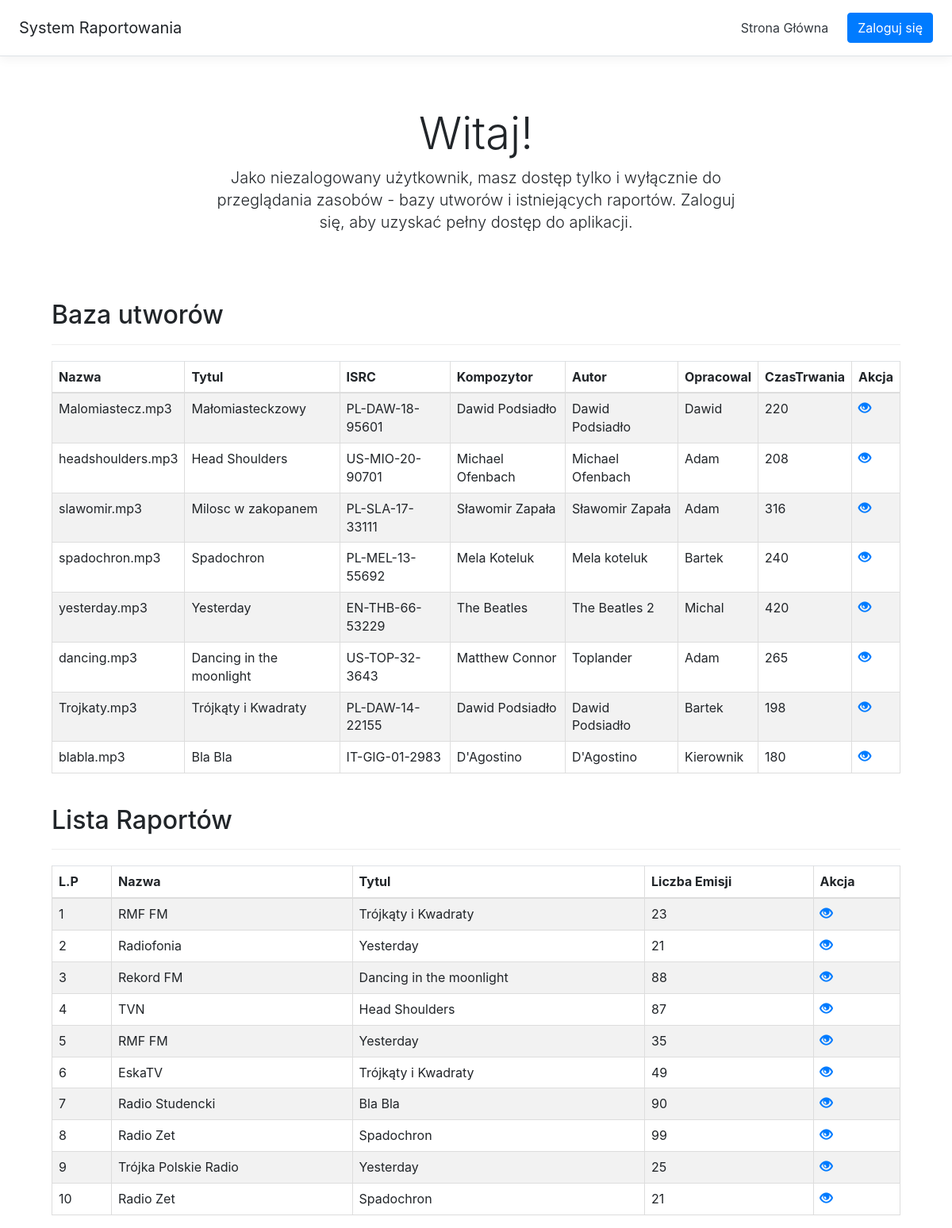
Screenshot of /noLogin.php with the database file from the repository.
### tables this page shows
CREATE TABLE `utwory` (
  `id` int(11) NOT NULL,
  `nazwa` varchar(50) DEFAULT NULL,
  `tytul` varchar(50) DEFAULT NULL,
  `kodISRC` varchar(50) DEFAULT NULL,
  `kompozytor` varchar(50) DEFAULT NULL,
  `autor` varchar(50) DEFAULT NULL,
  `autorOpracowania` varchar(50) DEFAULT NULL,
  `czasTrwania` int(50) DEFAULT NULL
);

CREATE TABLE `raporty` (
  `id_raport` int(11) NOT NULL,
  `nazwa_raport` text NOT NULL,
  `data` date NOT NULL,
  `liczbaEmisji` int(11) NOT NULL,
  `id` int(11) DEFAULT NULL
);

### noLogin.php (the view, shortened to what this page needs)
<!DOCTYPE html>
<html lang="pl">
<head>
    <link rel="stylesheet" href="https://maxcdn.bootstrapcdn.com/bootstrap/3.3.7/css/bootstrap.css">
    <link href="dist/css/bootstrap.min.css" rel="stylesheet">
    <link href="includes/welcome.css" rel="stylesheet">
</head>
<body>
	<div class="d-flex flex-column flex-md-row align-items-center p-3 px-md-4 mb-3 bg-white border-bottom box-shadow">
      <h5 class="my-0 mr-md-auto font-weight-normal">System Raportowania</h5>
      <nav class="my-2 my-md-0 mr-md-3">
        <a class="p-2 text-dark" href="welcome.php">Strona Główna</a>
      </nav>
      <a class="btn btn-primary" href="index.php">Zaloguj się</a>
    </div>
	<div class="pricing-header px-3 py-3 pt-md-5 pb-md-4 mx-auto text-center">
      <h1 class="display-4"> Witaj! </h1>
      <p class="lead">Jako niezalogowany użytkownik, masz dostęp tylko i wyłącznie do przeglądania zasobów - bazy utworów i istniejących raportów. Zaloguj się, aby uzyskać pełny dostęp do aplikacji. </p>
    </div>
    <div class="wrapper">
        <div class="container-fluid">
            <div class="row">
                <div class="col-md-12">
                    <div class="page-header clearfix">
                        <h2 class="pull-left">Baza utworów</h2>
                    </div>
                    <?php
                    require_once "connect.php";
					$link = mysqli_connect($host, $db_user, $db_password, $db_name);
                    $sql = "SELECT * FROM utwory";
                    if($result = mysqli_query($link, $sql)){
                        if(mysqli_num_rows($result) > 0){
                            echo "<table class='table table-bordered table-striped'>";
                                echo "<thead>";
                                    echo "<tr>";
                                        echo "<th>Nazwa</th>";
                                        echo "<th>Tytul</th>";
                                        echo "<th>ISRC</th>";
                                        echo "<th>Kompozytor</th>";
                                        echo "<th>Autor</th>";
                                        echo "<th>Opracowal</th>";
                                        echo "<th>CzasTrwania</th>";
                                        echo "<th>Akcja</th>";
                                    echo "</tr>";
                                echo "</thead>";
                                echo "<tbody>";
                                while($row = mysqli_fetch_array($result)){
                                    echo "<tr>";
                                        echo "<td>" . $row['nazwa'] . "</td>";
                                        echo "<td>" . $row['tytul'] . "</td>";
                                        echo "<td>" . $row['kodISRC'] . "</td>";
                                        echo "<td>" . $row['kompozytor'] . "</td>";
                                        echo "<td>" . $row['autor'] . "</td>";
                                        echo "<td>" . $row['autorOpracowania'] . "</td>";
                                        echo "<td>" . $row['czasTrwania'] . "</td>";
                                        echo "<td>";
                                            echo "<a href='readNoLogin.php?id=". $row['id'] ."' title='Wyświetl' data-toggle='tooltip'><span class='glyphicon glyphicon-eye-open'></span></a>";
                                        echo "</td>";
                                    echo "</tr>";
                                }
                                echo "</tbody>";
                            echo "</table>";
                        } else{
                            echo "<p class='lead'><em>Nie znaleziono rekordów w bazie.</em></p>";
                        }
                    } else{
                        echo "ERROR: zapytanie sql sie nei wykonalo!. " . mysqli_error($link);
                    }
					?>
					<div class="page-header clearfix">
                        <h2 class="pull-left">Lista Raportów</h2>
                    </div>
                    <?php
                    $sql1 = "SELECT * FROM (raporty LEFT JOIN utwory USING(id))";
                    if($result1 = mysqli_query($link, $sql1)){
                        if(mysqli_num_rows($result1) > 0){
                            echo "<table class='table table-bordered table-striped'>";
                                echo "<thead>";
                                    echo "<tr>";
                                        echo "<th>L.P</th>";
                                        echo "<th>Nazwa</th>";
                                        echo "<th>Tytul</th>";
                                        echo "<th>Liczba Emisji</th>";
										echo "<th>Akcja</th>";
                                    echo "</tr>";
                                echo "</thead>";
                                echo "<tbody>";
                                while($row1 = mysqli_fetch_array($result1)){
                                    echo "<tr>";
                                        echo "<td>" . $row1['id_raport'] . "</td>";
                                        echo "<td>" . $row1['nazwa_raport'] . "</td>";
                                        echo "<td>" . $row1['tytul'] . "</td>";
                                        echo "<td>" . $row1['liczbaEmisji'] . "</td>";
                                        echo "<td>";
                                              echo "<a href='readNoLoginRaport.php?id=". $row1['id_raport'] ."' title='Wyświetl' data-toggle='tooltip'><span class='glyphicon glyphicon-eye-open'></span></a>";
                                        echo "</td>";
                                    echo "</tr>";
                                }
                                echo "</tbody>";
                            echo "</table>";
                        } else{
                            echo "<p class='lead'><em>Nie znaleziono rekordów w bazie.</em></p>";
                        }
                    } else{
                        echo "ERROR: zapytanie sql sie nei wykonalo!. " . mysqli_error($link);
                    }
                    ?>
                </div>
            </div>
        </div>
    </div>
</body>
</html>

### includes/welcome.css (style rules this page uses)
html { font-size: 14px; }
@media (min-width: 768px) { html { font-size: 16px; } }
.pricing-header { max-width: 700px; }
.border-bottom { border-bottom: 1px solid #e5e5e5; }
.box-shadow { box-shadow: 0 .25rem .75rem rgba(0, 0, 0, .05); }

### noLogin.php (style rules this page uses)
.wrapper { width: 1100px; margin: 0 auto; }
.page-header h2 { margin-top: 0; }
table tr td:last-child a { margin-right: 15px; }

### rows the page displays
utwory: nazwa "Malomiastecz.mp3", tytul "Małomiasteckzowy", kodISRC "PL-DAW-18-95601", kompozytor "Dawid Podsiadło", autor "Dawid Podsiadło", autorOpracowania "Dawid", czasTrwania "220"
utwory: nazwa "headshoulders.mp3", tytul "Head Shoulders", kodISRC "US-MIO-20-90701", kompozytor "Michael Ofenbach", autor "Michael Ofenbach", autorOpracowania "Adam", czasTrwania "208"
utwory: nazwa "slawomir.mp3", tytul "Milosc w zakopanem", kodISRC "PL-SLA-17-33111", kompozytor "Sławomir Zapała", autor "Sławomir Zapała", autorOpracowania "Adam", czasTrwania "316"
utwory: nazwa "spadochron.mp3", tytul "Spadochron", kodISRC "PL-MEL-13-55692", kompozytor "Mela Koteluk", autor "Mela koteluk", autorOpracowania "Bartek", czasTrwania "240"
utwory: nazwa "yesterday.mp3", tytul "Yesterday", kodISRC "EN-THB-66-53229", kompozytor "The Beatles", autor "The Beatles 2", autorOpracowania "Michal", czasTrwania "420"
utwory: nazwa "dancing.mp3", tytul "Dancing in the moonlight", kodISRC "US-TOP-32-3643", kompozytor "Matthew Connor", autor "Toplander", autorOpracowania "Adam", czasTrwania "265"
utwory: nazwa "Trojkaty.mp3", tytul "Trójkąty i Kwadraty", kodISRC "PL-DAW-14-22155", kompozytor "Dawid Podsiadło", autor "Dawid Podsiadło", autorOpracowania "Bartek", czasTrwania "198"
utwory: nazwa "blabla.mp3", tytul "Bla Bla", kodISRC "IT-GIG-01-2983", kompozytor "D'Agostino", autor "D'Agostino", autorOpracowania "Kierownik", czasTrwania "180"
raporty: id_raport "1", nazwa_raport "RMF FM", id.tytul "Trójkąty i Kwadraty", liczbaEmisji "23"
raporty: id_raport "2", nazwa_raport "Radiofonia", id.tytul "Yesterday", liczbaEmisji "21"
raporty: id_raport "3", nazwa_raport "Rekord FM", id.tytul "Dancing in the moonlight", liczbaEmisji "88"
raporty: id_raport "4", nazwa_raport "TVN", id.tytul "Head Shoulders", liczbaEmisji "87"
raporty: id_raport "5", nazwa_raport "RMF FM", id.tytul "Yesterday", liczbaEmisji "35"
raporty: id_raport "6", nazwa_raport "EskaTV", id.tytul "Trójkąty i Kwadraty", liczbaEmisji "49"
raporty: id_raport "7", nazwa_raport "Radio Studencki", id.tytul "Bla Bla", liczbaEmisji "90"
raporty: id_raport "8", nazwa_raport "Radio Zet", id.tytul "Spadochron", liczbaEmisji "99"
raporty: id_raport "9", nazwa_raport "Trójka Polskie Radio", id.tytul "Yesterday", liczbaEmisji "25"
raporty: id_raport "10", nazwa_raport "Radio Zet", id.tytul "Spadochron", liczbaEmisji "21"
